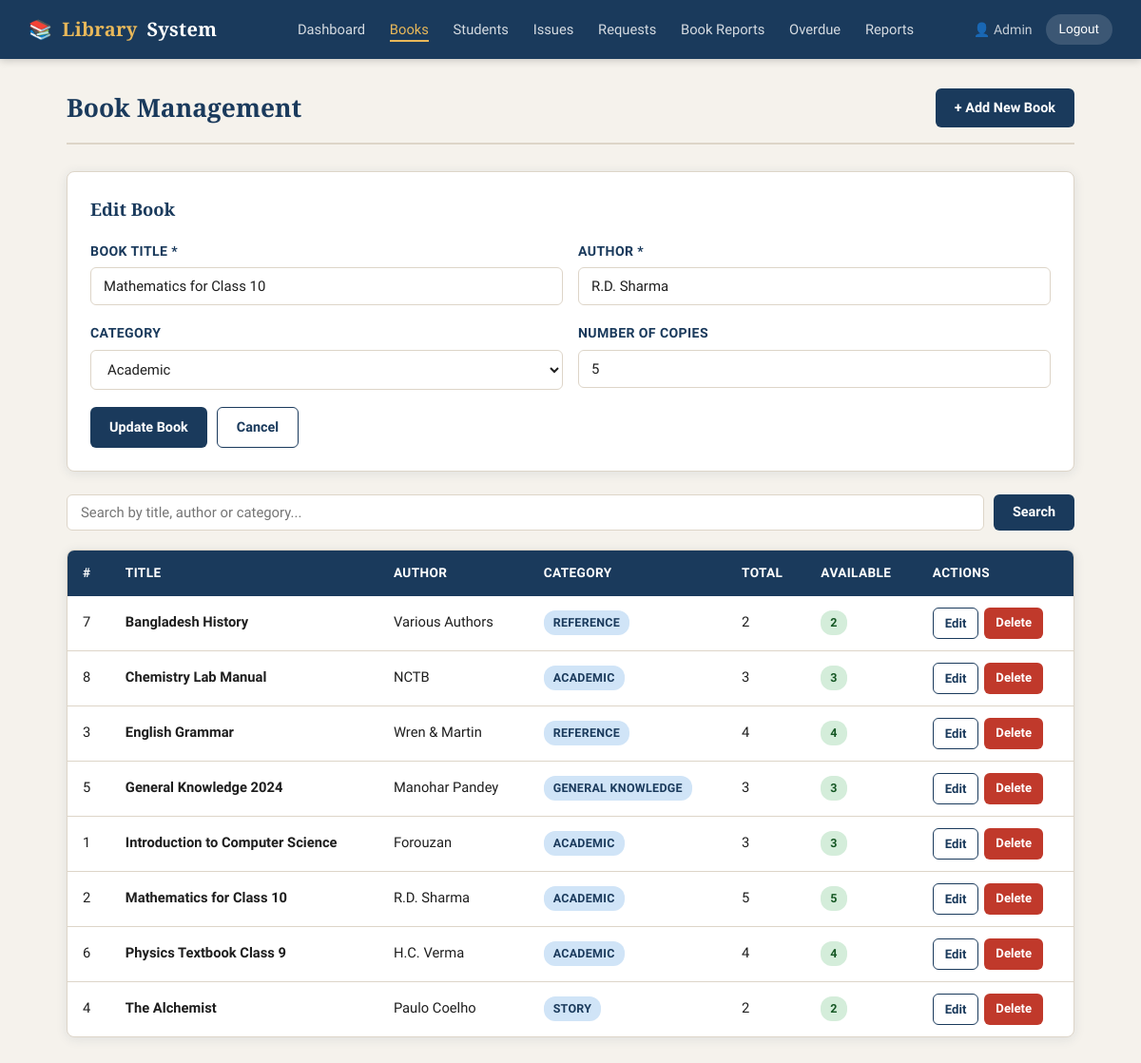
The page /admin/books.php?edit=2 (signed in) on the database its author committed.
### tables this page shows
CREATE TABLE IF NOT EXISTS books (
    id INT AUTO_INCREMENT PRIMARY KEY,
    title VARCHAR(200) NOT NULL,
    author VARCHAR(150) NOT NULL,
    category VARCHAR(100),
    total_copies INT DEFAULT 1,
    available_copies INT DEFAULT 1,
    added_at TIMESTAMP DEFAULT CURRENT_TIMESTAMP
);

### admin/books.php (the view, shortened to what this page needs)
<?php
require_once '../includes/db.php';
$edit_book = null;
if (isset($_GET['edit'])) {
    $eid = (int)$_GET['edit'];
    $res = mysqli_query($conn, "SELECT * FROM books WHERE id=$eid");
    $edit_book = mysqli_fetch_assoc($res);
}
$search = isset($_GET['search']) ? mysqli_real_escape_string($conn, trim($_GET['search'])) : '';
$where  = $search ? "WHERE title LIKE '%$search%' OR author LIKE '%$search%' OR category LIKE '%$search%'" : '';
$books  = mysqli_query($conn, "SELECT * FROM books $where ORDER BY title ASC");
$action = isset($_GET['action']) ? $_GET['action'] : '';
?>
<!DOCTYPE html>
<html lang="en">
<head>
    <link rel="stylesheet" href="../assets/css/style.css">
</head>
<body>
<?php include '../includes/navbar.php'; ?>
<div class="container">
    <div class="page-header">
        <h2>Book Management</h2>
        <a href="?action=add" class="btn btn-primary">+ Add New Book</a>
    </div>
    <?php if ($action === 'add' || $edit_book): ?>
    <div class="card" style="margin-bottom:24px;">
        <h3 style="margin-bottom:18px;font-size:1.15rem;"><?= $edit_book ? 'Edit Book' : 'Add New Book' ?></h3>
        <form method="POST">
            <div class="form-row">
                <div class="form-group">
                    <label>Book Title *</label>
                    <input type="text" name="title" required value="<?= $edit_book ? htmlspecialchars($edit_book['title']) : '' ?>" placeholder="Enter book title">
                </div>
                <div class="form-group">
                    <label>Author *</label>
                    <input type="text" name="author" required value="<?= $edit_book ? htmlspecialchars($edit_book['author']) : '' ?>" placeholder="Author name">
                </div>
            </div>
            <div class="form-row">
                <div class="form-group">
                    <label>Category</label>
                    <select name="category">
                        <?php
                        $cats = ['Academic','Reference','Story','General Knowledge','Exam Preparation','Others'];
                        foreach ($cats as $cat) {
                            $sel = ($edit_book && $edit_book['category'] === $cat) ? 'selected' : '';
                            echo "<option $sel>$cat</option>";
                        }
                        ?>
                    </select>
                </div>
                <div class="form-group">
                    <label>Number of Copies</label>
                    <input type="number" name="copies" min="1" value="<?= $edit_book ? $edit_book['total_copies'] : 1 ?>">
                </div>
            </div>
            <div style="display:flex;gap:10px;">
                <button type="submit" class="btn btn-primary"><?= $edit_book ? 'Update Book' : 'Add Book' ?></button>
                <a href="books.php" class="btn btn-outline">Cancel</a>
            </div>
        </form>
    </div>
    <?php endif; ?>
    <form method="GET" class="search-bar">
        <input type="text" name="search" placeholder="Search by title, author or category..." value="<?= htmlspecialchars($search) ?>">
        <button type="submit" class="btn btn-primary">Search</button>
    </form>
    <div class="table-wrap">
        <table>
            <thead>
                <tr>
                    <th>#</th>
                    <th>Title</th>
                    <th>Author</th>
                    <th>Category</th>
                    <th>Total</th>
                    <th>Available</th>
                    <th>Actions</th>
                </tr>
            </thead>
            <tbody>
                <?php if (mysqli_num_rows($books) === 0): ?>
                <tr><td colspan="7"><div class="empty-state"><p>No books found.</p></div></td></tr>
                <?php else: while ($b = mysqli_fetch_assoc($books)): ?>
                <tr>
                    <td><?= $b['id'] ?></td>
                    <td><strong><?= htmlspecialchars($b['title']) ?></strong></td>
                    <td><?= htmlspecialchars($b['author']) ?></td>
                    <td><span class="badge badge-primary"><?= htmlspecialchars($b['category'] ?: 'N/A') ?></span></td>
                    <td><?= $b['total_copies'] ?></td>
                    <td>
                        <?php if ($b['available_copies'] > 0): ?>
                            <span class="badge badge-success"><?= $b['available_copies'] ?></span>
                        <?php else: ?>
                            <span class="badge badge-danger">0</span>
                        <?php endif; ?>
                    </td>
                    <td style="display:flex;gap:6px;flex-wrap:wrap;">
                        <a href="?edit=<?= $b['id'] ?>" class="btn btn-sm btn-outline">Edit</a>
                        <a href="?delete=<?= $b['id'] ?>" class="btn btn-sm btn-danger" onclick="return confirm('Delete this book?')">Delete</a>
                    </td>
                </tr>
                <?php endwhile; endif; ?>
            </tbody>
        </table>
    </div>
</div>
</body>
</html>

### assets/css/style.css (style rules this page uses)
:root { --primary: #1a3a5c; --primary-light: #2a5080; --accent: #c8973a; --accent-light: #e8b85a; --bg: #f5f2ec; --bg-white: #ffffff; --text: #1e1e1e; --text-muted: #6b6b6b; --border: #ddd5c8; --success: #2d6a4f; --danger: #c0392b; --warning: #d4860a; --shadow: 0 2px 12px rgba(26,58,92,0.10); --shadow-lg: 0 6px 30px rgba(26,58,92,0.14); --radius: 8px; }
* { margin: 0; padding: 0; box-sizing: border-box; }
body { font-family: 'Source Sans 3', sans-serif; background: var(--bg); color: var(--text); min-height: 100vh; font-size: 15px; line-height: 1.6; }
h1, h2, h3 { font-family: 'Playfair Display', serif; color: var(--primary); }
a { color: var(--primary); text-decoration: none; }
.container { max-width: 1100px; margin: 0 auto; padding: 30px 20px; }
.page-header { margin-bottom: 28px; padding-bottom: 16px; border-bottom: 2px solid var(--border); display: flex; align-items: center; justify-content: space-between; flex-wrap: wrap; gap: 12px; }
.page-header h2 { font-size: 1.65rem; }
.card { background: var(--bg-white); border-radius: var(--radius); box-shadow: var(--shadow); padding: 24px; border: 1px solid var(--border); }
.table-wrap { overflow-x: auto; border-radius: var(--radius); border: 1px solid var(--border); background: var(--bg-white); box-shadow: var(--shadow); }
table { width: 100%; border-collapse: collapse; }
thead { background: var(--primary); color: #fff; }
thead th { padding: 13px 16px; text-align: left; font-family: 'Source Sans 3', sans-serif; font-weight: 600; font-size: 0.85rem; letter-spacing: 0.4px; text-transform: uppercase; }
tbody tr { border-bottom: 1px solid var(--border); transition: background 0.15s; }
tbody tr:last-child { border-bottom: none; }
tbody td { padding: 12px 16px; font-size: 0.92rem; color: var(--text); vertical-align: middle; }
.btn { display: inline-block; padding: 9px 20px; border-radius: 6px; font-family: 'Source Sans 3', sans-serif; font-size: 0.9rem; font-weight: 600; cursor: pointer; border: none; transition: all 0.18s; text-align: center; text-decoration: none; }
.btn-primary { background: var(--primary); color: #fff; }
.btn-danger { background: var(--danger); color: #fff; }
.btn-sm { padding: 5px 12px; font-size: 0.82rem; }
.btn-outline { background: transparent; border: 1.5px solid var(--primary); color: var(--primary); }
.form-group { margin-bottom: 18px; }
.form-group label { display: block; font-weight: 600; font-size: 0.88rem; margin-bottom: 6px; color: var(--primary); text-transform: uppercase; letter-spacing: 0.4px; }
.form-group input, .form-group select, .form-group textarea { width: 100%; padding: 10px 13px; border: 1.5px solid var(--border); border-radius: 6px; font-family: 'Source Sans 3', sans-serif; font-size: 0.93rem; color: var(--text); background: #fff; transition: border-color 0.2s; outline: none; }
.form-row { display: grid; grid-template-columns: 1fr 1fr; gap: 16px; }
.badge { display: inline-block; padding: 3px 10px; border-radius: 12px; font-size: 0.78rem; font-weight: 600; text-transform: uppercase; letter-spacing: 0.3px; }
.badge-success { background: #d4edda; color: #155724; }
.badge-primary { background: #d0e4f7; color: var(--primary); }
.search-bar { display: flex; gap: 10px; margin-bottom: 20px; }
.search-bar input { flex: 1; padding: 9px 14px; border: 1.5px solid var(--border); border-radius: 6px; font-size: 0.93rem; outline: none; font-family: inherit; }

### rows shown on the page
books: title "Mathematics for Class 10", author "R.D. Sharma", copies "5", id "2", category "ACADEMIC", total_copies "5", available_copies "5"
books: id "7", title "Bangladesh History", author "Various Authors", category "REFERENCE", total_copies "2", available_copies "2"
books: id "8", title "Chemistry Lab Manual", author "NCTB", category "ACADEMIC", total_copies "3", available_copies "3"
books: id "3", title "English Grammar", author "Wren & Martin", category "REFERENCE", total_copies "4", available_copies "4"
books: id "5", title "General Knowledge 2024", author "Manohar Pandey", category "GENERAL KNOWLEDGE", total_copies "3", available_copies "3"
books: id "1", title "Introduction to Computer Science", author "Forouzan", category "ACADEMIC", total_copies "3", available_copies "3"
books: id "6", title "Physics Textbook Class 9", author "H.C. Verma", category "ACADEMIC", total_copies "4", available_copies "4"
books: id "4", title "The Alchemist", author "Paulo Coelho", category "STORY", total_copies "2", available_copies "2"

### other values the page prints
$_SESSION['user_name'] "Admin"
form field category "Academic"
